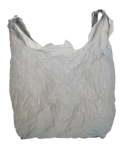
#> input picture ashish/synthetic/input/foreground/single-shot/train/PlasticBag/PlasticBag04_122x150.png, 122 x 150 px
$ python TestImageTransformer.py
#> lines starting #> are read from the running program, lines starting #| are printed output that depends on the picture
### ashish/synthetic/RandomRotator.py
import logging
import logging.config
import math
import random
import numpy as np
import Annotation
import Occlusions
import SyntheticImage

from PIL import Image
from ImageTransformer import ImageTransformer

class RandomRotator(ImageTransformer):
    def  __init__(self, rotationProbability: float = 0.5) -> None:
        super().__init__()
        self.rotationProbability = rotationProbability

    def transform(
        self,
        foregroundImage: Image
    ) -> Image:
        logger = logging.getLogger(__name__)

        randomNumber = random.random()
        logger.debug('randomNumber: %f', randomNumber)

        # Determine whether to rotate or not
        if randomNumber > self.rotationProbability:
            # TODO: Move removing whitespace functionality to a separate image transformer later
            # Crop the image to remove empty space
            originalFilename = foregroundImage.filename
            croppedImage = RandomRotator.remove_empty_space_around_edges(foregroundImage)
            croppedImage.filename = originalFilename # Filenames are necessary for later
            logger.debug('No rotation. Only cropping image. As %f > %f', randomNumber, self.rotationProbability)
            return croppedImage

        # Rotate
        logger.debug('Rotating image as %f < %f', randomNumber, self.rotationProbability)
        return RandomRotator.rotate(foregroundImage)

    @staticmethod
    def rotate(
        foregroundImage: Image
    ) -> Image:
        logger = logging.getLogger(__name__)

        # Move forward with rotation
        originalFilename = foregroundImage.filename

        # Create a new image which will not drop positive pixels simply because they go out of the image frame when the image is rotated.
        expandedImage = RandomRotator.expand_image_as_per_diagonal(foregroundImage)

        # Decide degree to rotate
        angle = random.randint(0,360) # [a,b] => 0 has two times the chance of any other value
        logger.debug('angle to rotate: %i', angle)

        # Rotate the image
        rotatedImage = expandedImage.rotate(angle)

        # Crop the image to remove empty space
        croppedImage = RandomRotator.remove_empty_space_around_edges(rotatedImage)
        croppedImage.filename = originalFilename # Filenames are necessary for later

        return croppedImage

    @staticmethod
    def expand_image_as_per_diagonal(image: Image) -> Image:
        logger = logging.getLogger(__name__)

        # Create blank square image of size diagonal*2
        width, height = image.size
        logger.debug('Original image size: (%i, %i)', width, height)

        diagX, diagY= math.ceil(width/2), math.ceil(height/2)
        diagLength = math.ceil(math.sqrt(diagX**2 + diagY**2))
        widthExpanded = heightExpanded = diagLength*2
        logger.debug('Expanded image size: (%i, %i)', widthExpanded, heightExpanded)

        blankImage = Image.new('RGBA', (widthExpanded, heightExpanded), (0, 0, 0, 0))
        centerExpanded = (diagLength, diagLength)
        syntheticImage, topLeftPoint, mask = SyntheticImage.create_synthetic_image(blankImage, image, 100, centerExpanded)
        syntheticImage.filename = image.filename

        return syntheticImage

    @staticmethod
    def remove_empty_space_around_edges(expandedImage: Image) -> Image:
        logger = logging.getLogger(__name__)

        mask = Occlusions.create_grayscale_image_mask(expandedImage, 100)
        width, height = expandedImage.size
        logger.debug('Original image size: (%i, %i)', width, height)

        (topLeftPointMaskWithinForegroundImageX, topLeftPointMaskWithinForegroundImageY, maskWidthWithinForegroundImage, maskHeightWithinForegroundImage) = Annotation.get_bounding_box(np.array(mask))
        croppedImage = expandedImage.crop((
            max(0, topLeftPointMaskWithinForegroundImageX-1),
            max(0, topLeftPointMaskWithinForegroundImageY-1),
            min(topLeftPointMaskWithinForegroundImageX+maskWidthWithinForegroundImage+1, width),
            min(topLeftPointMaskWithinForegroundImageY+maskHeightWithinForegroundImage+1, height)))

        widthCropped, heightCropped = croppedImage.size
        logger.debug('Cropped image size: (%i, %i)', widthCropped, heightCropped)

        return croppedImage

### ashish/synthetic/SyntheticImage.py
import logging
import logging.config
import numpy as np
import Occlusions as occlusions
from Affixer import Affixer
from OriginalAffixer import OriginalAffixer
from PIL import Image, ImageOps

def create_synthetic_image_point(background_image, occlusion_image, point, threshold):
    logger = logging.getLogger(__name__)

    (x0, y0) = point
    grayscale_image_mask = occlusions.create_grayscale_image_mask(occlusion_image, threshold)

    (width, height) = occlusion_image.size
    box = (x0, y0, x0 + width, y0 + height)

    synthetic_image = background_image.copy()
    synthetic_image.paste(occlusion_image, box, grayscale_image_mask)

    return synthetic_image, grayscale_image_mask

def get_top_left_point(centerPoint, pil_occlusion_image):
    (width, height) = pil_occlusion_image.size
    (xCenter, yCenter) = centerPoint

    xTopLeft = xCenter - width//2 # TODO: Think about this if width is odd
    yTopLeft = yCenter - height//2 # TODO: Think about this if height is odd

    return (xTopLeft, yTopLeft)

def create_synthetic_image(background_image, occlusion_image, threshold, center_point):
    logger = logging.getLogger(__name__)

    (x0, y0) = center_point
    logger.debug('Sampled point within background image is (%s,%s) which is the center point', x0, y0)

    topLeftPoint = get_top_left_point(center_point, occlusion_image)
    (x0, y0) = topLeftPoint
    logger.debug('Sampled point within background image is (%s,%s) which is the top left point', x0, y0)

    synthetic_image, original_occlusion_image_grayscale_image_mask = create_synthetic_image_point(background_image, occlusion_image, topLeftPoint, threshold)
    return synthetic_image, topLeftPoint, original_occlusion_image_grayscale_image_mask

# [64 lines left out: functions create_synthetic_image_randomly, save_synthetic_image, create_synthetic_image_grayscale_mask, not called in this run]

### ashish/synthetic/Occlusions.py
import logging
import logging.config

import numpy as np
import skimage
import cv2

from PIL import Image
from skimage.morphology import closing, square
from skimage.segmentation import clear_border
from scipy import ndimage as ndi

def create_grayscale_image_mask(image, threshold):
    logger = logging.getLogger(__name__)
    if (is_transparent(image)):
        logger.debug('Invoking transparent mask generation')
        return create_grayscale_image_mask_transparent(image)
    else:
        logger.debug('Invoking regular mask generation')
        return create_grayscale_image_mask_regular(image, threshold)

def create_grayscale_image_mask_empty(pil_image):
    return np.zeros(pil_image.size, dtype='uint8')

def create_grayscale_image_mask_transparent(pil_image):
    logger = logging.getLogger(__name__)

    # Don't use the regular approach to convert pil image to open cv image because
    # we lose the alpha channel in the process. We are not interested in R,G,B here.
    # Therefore, their relative ordering doesn't matter anyway.
    #
    # Optionally, you can also use the following but it is not necessary.
    # opencv_image = np.array(pil_image)
    # opencv_image = cv2.cvtColor(opencv_image, cv2.COLOR_RGBA2BGRA)
    image = np.array(pil_image)
    (r,g,b,a) = cv2.split(image)

    if a.dtype != 'uint8':
        logger.error('alpha channel dtype should be uint8 but is %s', a.dtype)
        return create_grayscale_image_mask_empty(pil_image)

    if np.max(a) != 255:
        logger.warn('Maximum value should have been equal to 255. Value is %i', np.max(a))

    image_mask = Image.fromarray(a)
    return image_mask

# [27 lines left out: function create_grayscale_image_mask_regular, not called in this run]

def is_transparent(image):
    if image.mode == "RGB":
        return False
    elif image.mode == "RGBA":
        extrema = image.getextrema()
        if extrema[3][0] < 255:
            return True
    else:
        return False

# [5 lines left out: function convert_binary_mask_to_grayscale_image, not called in this run]

def convert_binary_mask_to_grayscale_mask(binary_mask):
    mask = binary_mask.astype('uint8') # view('uint8') might be more efficient as it does not make an additional copy
    return mask

# [42 lines left out: functions convert_grayscale_mask_to_grayscale_image, convert_binary_mask_to_rgb_image_red, convert_binary_mask_to_rgba_mask, not called in this run]

def overlay_mask_on_image(image, create_binary_mask):
    binary_mask = create_binary_mask(image)
    mask_image = convert_binary_mask_to_rgb_image_red(binary_mask)

# [109 lines left out: functions create_binary_mask_background_sure, create_binary_mask_threshold, convert_pil_image_to_opencv_image, create_binary_mask_grabcut_with_mask_intense, create_binary_mask_grabcut_with_mask, create_binary_mask_grabcut, not called in this run]

def create_binary_mask_grayscale(grayscale_image, threshold):
    return np.array(grayscale_image) > threshold

### ashish/synthetic/Annotation.py
import logging
import logging.config
import math
import numpy as np
import os

from pathlib import Path
from ImagePath import *

# TODO: Move to common python file
# [4 lines left out: function clean_yolo, not called in this run]

def read_background_annotation(yolo_label_path: str) -> np.ndarray:
    yolo_label = np.genfromtxt(yolo_label_path, delimiter=" ", dtype=float, encoding=None)
    return clean_yolo(yolo_label)

def get_bounding_box(synthetic_grayscale_mask):
    # Gives a tuple of two arrays where the first array represents
    # the row or the y axis and the second array represents the column for y
    # axis.
    where = np.where(synthetic_grayscale_mask != 0)

    y0 = np.min(where[0]) # row
    x0 = np.min(where[1]) # col

    y1 = np.max(where[0]) # row
    x1 = np.max(where[1]) # col

    width = x1 - x0
    height = y1 - y0

    # We can run into serialization issues with numpy.int64
    x0 = x0.item() # numpy to native value
    y0 = y0.item() # numpy to native value
    width = width.item() # numpy to native value
    height = height.item() # numpy to native value

    return (x0, y0, width, height)

# [110 lines left out: functions compute_top_left_and_bottom_right_coordinates, convert_top_left_and_bottom_right_coordinates_to_center_width_height_coordinates, clip_bounding_box, compute_annotation_yolo_format, compute_annotation, save_image_annotation, not called in this run]

### ashish/synthetic/DecoratorImageTransformer.py
import logging
import logging.config
from typing import List
from PIL import Image
from ImageTransformer import ImageTransformer

class DecoratorImageTransformer(ImageTransformer):
    def  __init__(self, transformers: List[ImageTransformer]) -> None:
        super().__init__()

        logger = logging.getLogger(__name__)

        if transformers != None and len(transformers) > 0:
            self.transformers = transformers
        else:
            logger.warn("No image transformers provided")
            self.transformers = List[ImageTransformer]()

    def transform(
        self,
        foregroundImage: Image
    ) -> Image:
        logger = logging.getLogger(__name__)

        previousImageVersion = foregroundImage
        for transformer in self.transformers:
            transformerClassName = transformer.__class__.__name__
            logger.debug("Calling %s", transformerClassName)
            nextImageVersion = transformer.transform(previousImageVersion)
            previousImageVersion = nextImageVersion

        return previousImageVersion

### ashish/synthetic/RandomHorizontalFlipper.py
import logging
import logging.config
import random
from PIL import Image, ImageOps
from ImageTransformer import ImageTransformer

class RandomHorizontalFlipper(ImageTransformer):
    def  __init__(self, flipProbability: float = 0.5) -> None:
        super().__init__()
        self.flipProbability = flipProbability

    def transform(
        self,
        foregroundImage: Image
    ) -> Image:
        logger = logging.getLogger(__name__)

        randomNumber = random.random()
        logger.debug('randomNumber: %f', randomNumber)

        if randomNumber < self.flipProbability:
            logger.debug('Flipping image as %f < %f', randomNumber, self.flipProbability)
            originalFilename = foregroundImage.filename
            transformedImage = ImageOps.mirror(foregroundImage)
            transformedImage.filename = originalFilename # Filenames are necessary for later
            return transformedImage
        else:
            logger.debug('No change to image as %f > %f', randomNumber, self.flipProbability)
            return foregroundImage

### ashish/synthetic/RandomVerticalFlipper.py
import logging
import logging.config
import random
from PIL import Image, ImageOps
from ImageTransformer import ImageTransformer

class RandomVerticalFlipper(ImageTransformer):
    def  __init__(self, flipProbability: float = 0.5) -> None:
        super().__init__()
        self.flipProbability = flipProbability

    def transform(
        self,
        foregroundImage: Image
    ) -> Image:
        logger = logging.getLogger(__name__)

        randomNumber = random.random()
        logger.debug('randomNumber: %f', randomNumber)

        if randomNumber < self.flipProbability:
            logger.debug('Flipping image as %f < %f', randomNumber, self.flipProbability)
            originalFilename = foregroundImage.filename
            transformedImage = ImageOps.flip(foregroundImage)
            transformedImage.filename = originalFilename # Filenames are necessary for later
            return transformedImage
        else:
            logger.debug('No change to image as %f > %f', randomNumber, self.flipProbability)
            return foregroundImage

### ashish/synthetic/TestImageTransformer.py
import Annotation
import CreateSyntheticData
import logging
import logging.config
import os
import yaml

from PIL import Image, ImageOps

from Affixer import Affixer
from FixedAffixer import FixedAffixer
from OriginalAffixer import OriginalAffixer # lots of helper static methods which may prove useful inside your Affixer

from ImageTransformer import ImageTransformer
from NoOpImageTransformer import NoOpImageTransformer
from RandomRotator import RandomRotator
from RandomHorizontalFlipper import RandomHorizontalFlipper
from RandomVerticalFlipper import RandomVerticalFlipper
from DecoratorImageTransformer import DecoratorImageTransformer

def setup_logging(logging_config_path: str = 'logging.yaml', default_level: int = logging.INFO) -> None:
    if os.path.exists(logging_config_path):
        with open(logging_config_path, 'rt') as file:
            config = yaml.safe_load(file.read())
        logging.config.dictConfig(config)
    else:
        logging.basicConfig(level=default_level)

def main():
    # Logging Setup
    setup_logging()
    logger = logging.getLogger(__name__)
    logger.info('Started')

    # Loading inputs
    foregroundImagePath = "input/foreground/single-shot/train/PlasticBag/PlasticBag04_122x150.png"
    foregroundImage = Image.open(foregroundImagePath)
#> foregroundImage is the input picture: PIL image 122x150 RGBA; mean R, G, B, A 100.9, 100.2, 98.7, 149.4

    # Run the Image Transformer
    transformer: ImageTransformer= DecoratorImageTransformer([RandomVerticalFlipper(), RandomHorizontalFlipper(), RandomRotator()]) # Your code goes here!
    transformedImage = transformer.transform(foregroundImage)
#> the loop in transform, `for transformer in self.transformers:` made 3 passes
#> pass 3, in create_grayscale_image_mask_transparent, `(r,g,b,a) = cv2.split(image)`:
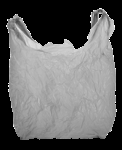
#> r: shape (150, 122); min 0, max 255, mean 100.9
#> after the loop in transform, `for transformer in self.transformers:`:
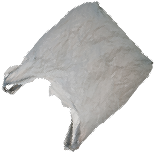
#> previousImageVersion: PIL image 154x152 RGBA; mean R, G, B, A 75.8, 75.3, 74.1, 115.6; transparent parts drawn white

    # Generate the image as per the outputs of the Affixer
    # Save the image
    targetPath = "test-image-transformer.input.png"
    foregroundImage.save(targetPath)

    targetPath = "test-image-transformer.output.png"
    transformedImage.save(targetPath)

    logger.info('Finished')

if __name__ == '__main__':
    main()

$ run again, with ashish/synthetic/input/foreground/single-shot-original-size/different-class/test/SoccerBall/Soccerball00.png copied over ashish/synthetic/input/foreground/single-shot/train/PlasticBag/PlasticBag04_122x150.png
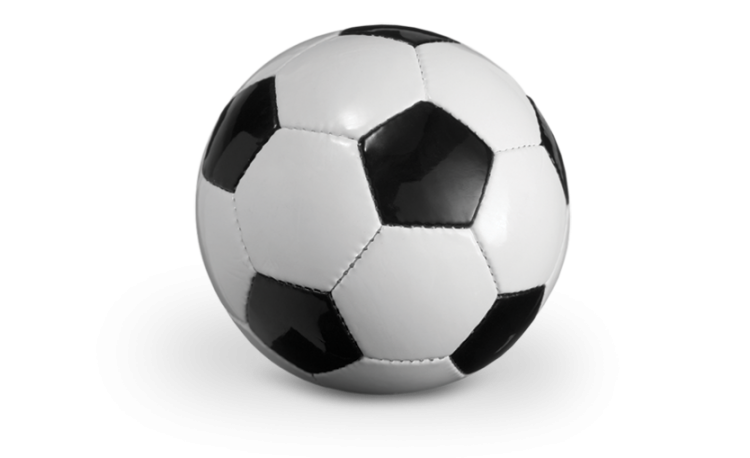
#> input picture ashish/synthetic/input/foreground/single-shot-original-size/different-class/test/SoccerBall/Soccerball00.png, 750 x 458 px
#> in main, foregroundImage is the input picture: PIL image 750x458 RGBA; mean R, G, B, A 48.8, 48.7, 48.6, 84
#> the loop in transform, `for transformer in self.transformers:` made 3 passes
#> pass 3, in create_grayscale_image_mask_transparent, `(r,g,b,a) = cv2.split(image)`:
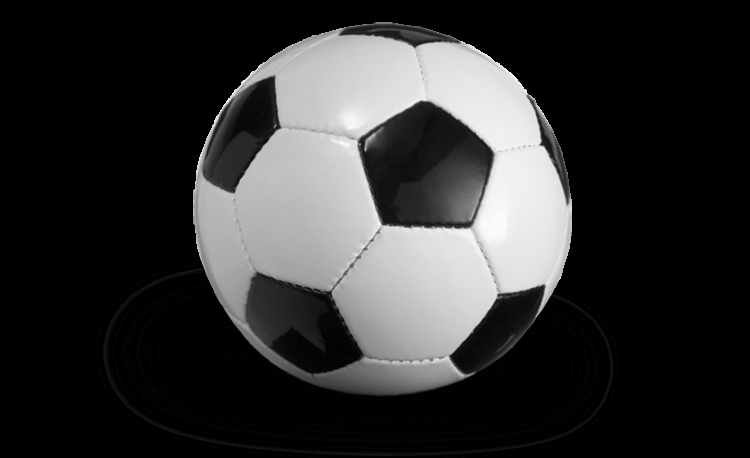
#> r: shape (458, 750); min 0, max 254, mean 48.8
#> after the loop in transform, `for transformer in self.transformers:`:
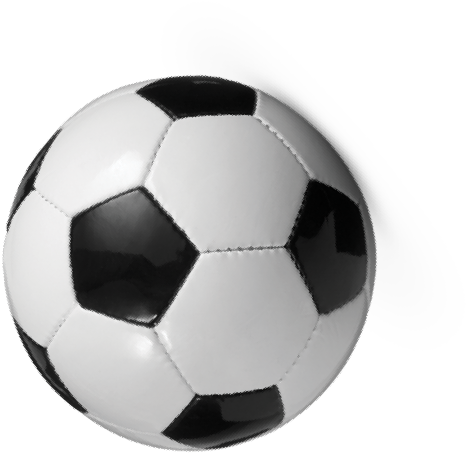
#> previousImageVersion: PIL image 466x453 RGBA; mean R, G, B, A 77.7, 77.6, 77.5, 132.5; transparent parts drawn white
